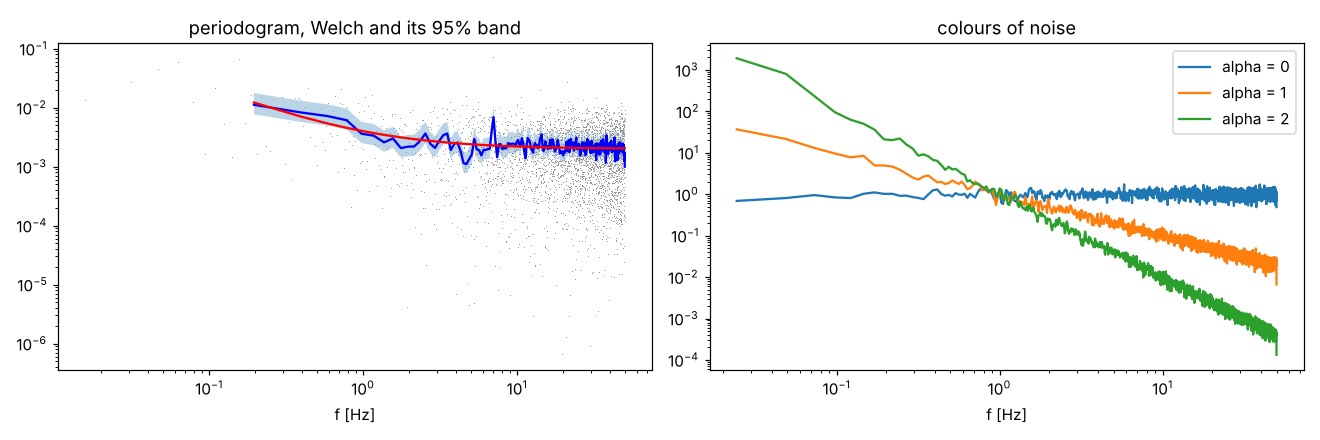

The script that saved this image:
"""
spectral_estimation.py  --  Lecture 10: a power spectrum from one finite record, with error bars.
  Model signal: 100 Hz sampling, harmonics at 7, 14, 21, 28 Hz in white + 1/f noise (knee 1 Hz).
  1. the periodogram is inconsistent: scatter of P/S does not shrink with T
  2. Welch: scatter ~ 1/sqrt(K), chi^2_nu band and its coverage
  3. a weak line next to a strong one: rectangular vs Hann
  4. coloured noise (Timmer & Koenig): generate alpha = 0, 1, 2 and measure the slope back
  5. the knee: least squares on log Welch vs Whittle on the periodogram (bias and scatter)
  6. a steep spectrum: leakage of the rectangular window, Hann, and prewhitening
Run:  python spectral_estimation.py      (about 20 s)  -> prints numbers, saves spectral_estimation.png
"""
import numpy as np
from scipy import signal as sp
from scipy.stats import chi2
from scipy.optimize import minimize
import matplotlib
matplotlib.use("Agg")
import matplotlib.pyplot as plt

rng = np.random.default_rng(10)
fs = 100.0


def coloured_noise(n, S, rng):
    """Timmer & Koenig (1995): complex Gaussian Fourier coefficients with E|X|^2 ~ S(f), inverse FFT.
    S is a one-sided PSD in units^2/Hz."""
    f = np.fft.rfftfreq(n, 1 / fs)
    s = np.zeros_like(f); s[1:] = S(f[1:])
    X = np.sqrt(n * fs * s / 4) * (rng.standard_normal(f.size) + 1j * rng.standard_normal(f.size))
    X[-1] = X[-1].real * np.sqrt(2)                   # Nyquist bin real (n even)
    return np.fft.irfft(X, n)


Sknee = lambda f, s2=1e-3, fk=1.0, a=1.0: 2 * s2 * (1 + (fk / f) ** a)   # one-sided (factor 2)


def model_signal(T, rng):
    n = int(T * fs); t = np.arange(n) / fs
    x = coloured_noise(n, Sknee, rng)
    for k, A in zip((1, 2, 3, 4), (0.05, 0.03, 0.02, 0.01)):
        x += A * np.sin(2 * np.pi * 7 * k * t)
    return x


# ---------------------------------------------------------------- 1. periodogram
print("1. periodogram: scatter of P/S_n in 32-45 Hz (lines absent there)")
for T in (64, 256, 1024):
    x = model_signal(T, rng)
    f, P = sp.periodogram(x, fs)
    band = (f > 32) & (f < 45)
    r = P[band] / Sknee(f[band])
    print(f"   T = {T:5d} s: mean {r.mean():.2f}, std {r.std():.2f}  ({band.sum()} bins)")

# ---------------------------------------------------------------- 2. Welch + chi2 band
x = model_signal(64, rng)
L = 512
f, W = sp.welch(x, fs, window="hann", nperseg=L, noverlap=L // 2)
K = (len(x) - L) // (L // 2) + 1
nu = 2 * K * 0.95                                     # Hann 50%: K_eff ~ 0.95 K
lo, hi = nu * W / chi2.ppf(0.975, nu), nu * W / chi2.ppf(0.025, nu)
band = (f > 32) & (f < 45)
lines = np.any(np.abs(f[:, None] - np.array([7, 14, 21, 28])) < 1, axis=1)
free = (f > 0.5) & ~lines
cover = np.mean((Sknee(f[free]) >= lo[free]) & (Sknee(f[free]) <= hi[free]))
print(f"\n2. Welch, Hann, L = {L} (bins {fs/L:.2f} Hz), K = {K}, nu = {nu:.1f}:"
      f" scatter of W/S_n in 32-45 Hz {np.std(W[band]/Sknee(f[band])):.2f} (1/sqrt(K) = {1/np.sqrt(K):.2f})")
print(f"   95% band: from {nu/chi2.ppf(0.975, nu):.2f} to {nu/chi2.ppf(0.025, nu):.2f} times the estimate;"
      f" true S_n inside in {100*cover:.0f}% of {free.sum()} line-free bins")

# ---------------------------------------------------------------- 3. weak line
n = 4096; t = np.arange(n)
x = 10 * np.sin(2 * np.pi * 0.20 * t) + 1 * np.sin(2 * np.pi * 0.22 * t) + rng.standard_normal(n)
print("\n3. lines at 0.20 (A = 10) and 0.22 (A = 1, -20 dB), L = 256")
for win in ("boxcar", "hann"):
    fq, Wq = sp.welch(x, 1.0, window=win, nperseg=256)
    i22 = np.argmin(np.abs(fq - 0.22)); i21 = np.argmin(np.abs(fq - 0.212))
    print(f"   {win:<7}: weak line / valley at 0.212 = {Wq[i22]/Wq[i21]:6.1f}")

# ---------------------------------------------------------------- 4. colours of noise
print("\n4. generate pure power laws and measure the slope back (Welch, L = 4096, 0.1-10 Hz, 50 records of 655 s)")
for a in (0, 1, 2):
    slopes = []
    for _ in range(50):
        y = coloured_noise(65536, lambda f: f ** (-a), rng)
        fq, Wq = sp.welch(y, fs, nperseg=4096)
        m = (fq >= 0.1) & (fq <= 10)
        slopes.append(-np.polyfit(np.log10(fq[m]), np.log10(Wq[m]), 1)[0])
    print(f"   alpha = {a}: measured {np.mean(slopes):.3f} +- {np.std(slopes):.3f}")

# ---------------------------------------------------------------- 5. knee: LS vs Whittle
print("\n5. knee fit, 60 records of 64 s (truth sigma2 = 1e-3, fk = 1 Hz, alpha = 1)")
logS = lambda f, q: np.log(2 * 10 ** q[0]) + np.log1p((10 ** q[1] / f) ** q[2])
res_ls, res_wh = [], []
for _ in range(60):
    y = coloured_noise(6400, Sknee, rng)
    fq, Wq = sp.welch(y, fs, nperseg=1000)
    m = fq > 0
    ls = minimize(lambda q: np.sum((np.log(Wq[m]) - logS(fq[m], q)) ** 2), [-3, 0, 1], method="Nelder-Mead").x
    fp, P = sp.periodogram(y, fs)
    mp = fp > 0
    wh = minimize(lambda q: np.sum(logS(fp[mp], q) + P[mp] / np.exp(logS(fp[mp], q))), ls, method="Nelder-Mead").x
    res_ls.append(ls); res_wh.append(wh)
for name, r in (("least squares on log Welch", np.array(res_ls)), ("Whittle on the periodogram", np.array(res_wh))):
    print(f"   {name:<28}: sigma2 = {1e3*np.mean(10**r[:,0]):.3f}e-3 +- {1e3*np.std(10**r[:,0]):.3f}e-3,"
          f" fk = {np.mean(10**r[:,1]):.2f} +- {np.std(10**r[:,1]):.2f}, alpha = {np.mean(r[:,2]):.2f} +- {np.std(r[:,2]):.2f}")

# ---------------------------------------------------------------- 6. steep spectrum
Ssteep = lambda f: 1e-6 + (f / 10) ** (-4)
y = coloured_noise(2 ** 16, Ssteep, rng)
print("\n6. spectrum ~ f^-4 over a white floor, Welch L = 512: estimate / truth at 40 Hz")
for win in ("boxcar", "hann"):
    fq, Wq = sp.welch(y, fs, window=win, nperseg=512)
    i = np.argmin(np.abs(fq - 40))
    print(f"   {win:<7}: {Wq[i]/Ssteep(fq[i]):.3g}")
yd = np.diff(y)                                       # prewhiten: first difference, |A(f)|^2 = 4 sin^2(pi f/fs)
fq, Wd = sp.welch(yd, fs, window="hann", nperseg=512)
A2 = 4 * np.sin(np.pi * fq / fs) ** 2
i = np.argmin(np.abs(fq - 0.4))
fq2, Wh = sp.welch(y, fs, window="hann", nperseg=512)
print(f"   at the lowest bins (0.4 Hz): Hann alone {Wh[i]/Ssteep(fq[i]):.2f}, prewhitened {Wd[i]/A2[i]/Ssteep(fq[i]):.2f}")

fig, ax = plt.subplots(1, 2, figsize=(12, 4))
x = model_signal(64, rng)
fp_, P_ = sp.periodogram(x, fs)
ax[0].loglog(fp_[1:], P_[1:], ",", color="0.6"); ax[0].loglog(f[1:], W[1:], "b"); ax[0].fill_between(f[1:], lo[1:], hi[1:], alpha=.3)
ax[0].loglog(f[1:], Sknee(f[1:]), "r"); ax[0].set(xlabel="f [Hz]", title="periodogram, Welch and its 95% band")
for a in (0, 1, 2):
    y = coloured_noise(65536, lambda f: f ** (-a), rng); fq, Wq = sp.welch(y, fs, nperseg=4096)
    ax[1].loglog(fq[1:], Wq[1:], label=f"alpha = {a}")
ax[1].legend(); ax[1].set(xlabel="f [Hz]", title="colours of noise")
fig.tight_layout(); fig.savefig("spectral_estimation.png", dpi=110)
print("saved spectral_estimation.png")
